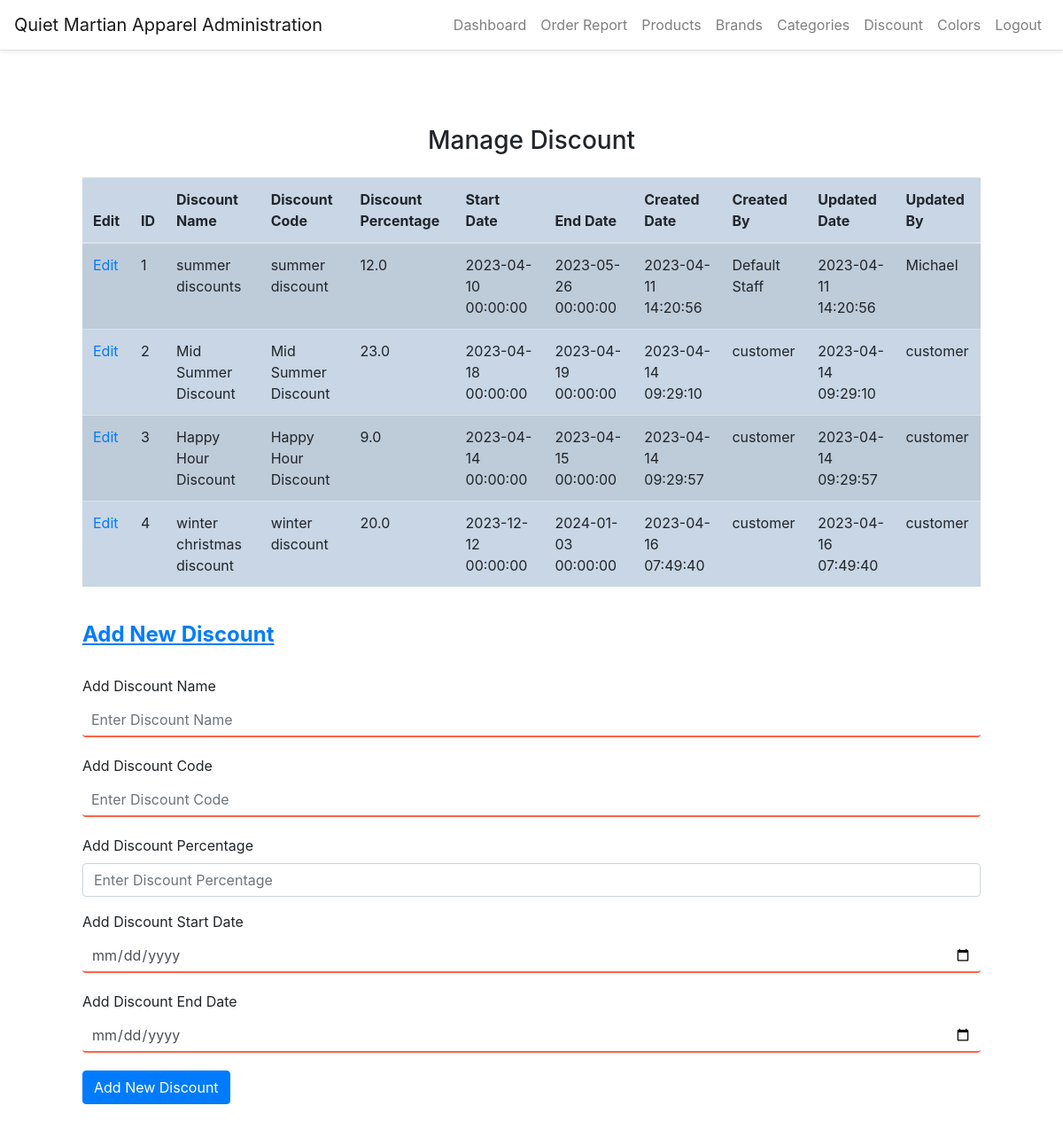
/manage-discount (signed in), run on the app's committed database.
### website/models.py (models this page shows)
class Discount(db.Model,UserMixin):
    id = db.Column(db.Integer, primary_key=True)
    name = db.Column(db.String(150))
    discount_code = db.Column(db.String(150), unique=True)
    percentage = db.Column(db.Float)
    start_date = db.Column(db.DateTime)
    end_date = db.Column(db.DateTime)
    created_date = db.Column(db.DateTime, default=func.now())
    created_by = db.Column(db.Integer)
    updated_date = db.Column(db.DateTime, default=func.now())
    updated_by = db.Column(db.Integer)
    products = db.relationship('Product')

### website/auth.py (the view, shortened to what this page needs)
@auth.route('/manage-discount', methods=['GET', 'POST'])
@login_required
def manage_discount():
    d = Discount.query.all()
    discounts = d
    return render_template("staff/discount.html", discounts=discounts, user=current_user)

### website/templates/staff/discount.html (shortened to what this page needs)
<!DOCTYPE html>
{% extends "staff/layout.html" %}
{% block main %}
<head>
<link rel="stylesheet" href="static/style.css">
</head>
<body>
<div class="container">
    <h3 class="my-4 text-center">Manage Discount</h3>
<table class="table table-striped" style="background-color: #c8d6e5">
        <thead >
            <tr>
                <th>Edit</th>
                <th>ID</th>
                <th>Discount Name</th>
                <th>Discount Code</th>
                <th>Discount Percentage</th>
                <th>Start Date</th>
                <th>End Date</th>
                <th>Created Date</th>
                <th>Created By</th>
                <th>Updated Date</th>
                <th>Updated By</th>
            </tr>
        </thead>
        <tbody>
            {% for discount in discounts %}
            <tr>
                <td><a href="{{ url_for('auth.edit_discount', discount_id=discount.id) }}">Edit</a></td>
                <td>{{ discount.id }}</td>
                <td>{{ discount.name }}</td>
                <td>{{ discount.discount_code }}</td>
                <td>{{ discount.percentage }}</td>
                <td>{{ discount.start_date }}</td>
                <td>{{ discount.end_date }}</td>
                <td>{{ discount.created_date }}</td>
                <td>{{ discount.created_by }}</td>
                <td>{{ discount.updated_date }}</td>
                <td>{{ discount.updated_by }}</td>
            </tr>
            {% endfor %}
        </tbody>
    </table>
    <br>
    <form method="POST">
        <div class="form-group" id="newdiscount">
            <h4><a href="#newdiscount"><strong><u>Add New Discount</u></strong></a></h4>
            <br>
            <label for="name">Add Discount Name</label>
            <input type="text" class="form-control" id="name" name="name" placeholder="Enter Discount Name"
                required>
        </div>
        <div class="form-group">
            <label for="code">Add Discount Code</label>
            <input type="text" class="form-control" id="code" name="code" placeholder="Enter Discount Code"
                required>
        </div>
        <div class="form-group">
            <label for="percentage">Add Discount Percentage</label>
            <input type="number" class="form-control" id="percentage" name="percentage" placeholder="Enter Discount Percentage"
                required>
        </div>
        <div class="form-group">
            <label for="start_date">Add Discount Start Date</label>
            <input type="date" class="form-control" id="start_date" name="start_date" placeholder="Enter Discount Start Date"
                required>
        </div>
        <div class="form-group">
            <label for="end_date">Add Discount End Date</label>
            <input type="date" class="form-control" id="end_date" name="end_date" placeholder="Enter Discount End Date"
                required>
        </div>
        <button type="submit" class="btn btn-primary mb-3">Add New Discount</button>
    </form>
</div>
</body>
{% endblock %}

### website/static/style.css (style rules this page uses)
html { scroll-behavior: smooth; }
input[type="text"], input[type="password"], input[type="email"], input[type="date"], select { width: 100%; padding: 10px; margin-bottom: 20px; font-size: 16px; border: none; border-bottom: 2px solid #ff6347; }

### data on the page
Discount: id "1", name "summer discounts", discount_code "summer discount", percentage "12.0", start_date "2023-04-10 00:00:00", end_date "2023-05-26 00:00:00", created_date "2023-04-11 14:20:56", created_by "Default Staff", updated_date "2023-04-11 14:20:56", updated_by "Michael"
Discount: id "2", name "Mid Summer Discount", discount_code "Mid Summer Discount", percentage "23.0", start_date "2023-04-18 00:00:00", end_date "2023-04-19 00:00:00", created_date "2023-04-14 09:29:10", created_by "customer", updated_date "2023-04-14 09:29:10", updated_by "customer"
Discount: id "3", name "Happy Hour Discount", discount_code "Happy Hour Discount", percentage "9.0", start_date "2023-04-14 00:00:00", end_date "2023-04-15 00:00:00", created_date "2023-04-14 09:29:57", created_by "customer", updated_date "2023-04-14 09:29:57", updated_by "customer"
Discount: id "4", name "winter christmas discount", discount_code "winter discount", percentage "20.0", start_date "2023-12-12 00:00:00", end_date "2024-01-03 00:00:00", created_date "2023-04-16 07:49:40", created_by "customer", updated_date "2023-04-16 07:49:40", updated_by "customer"
